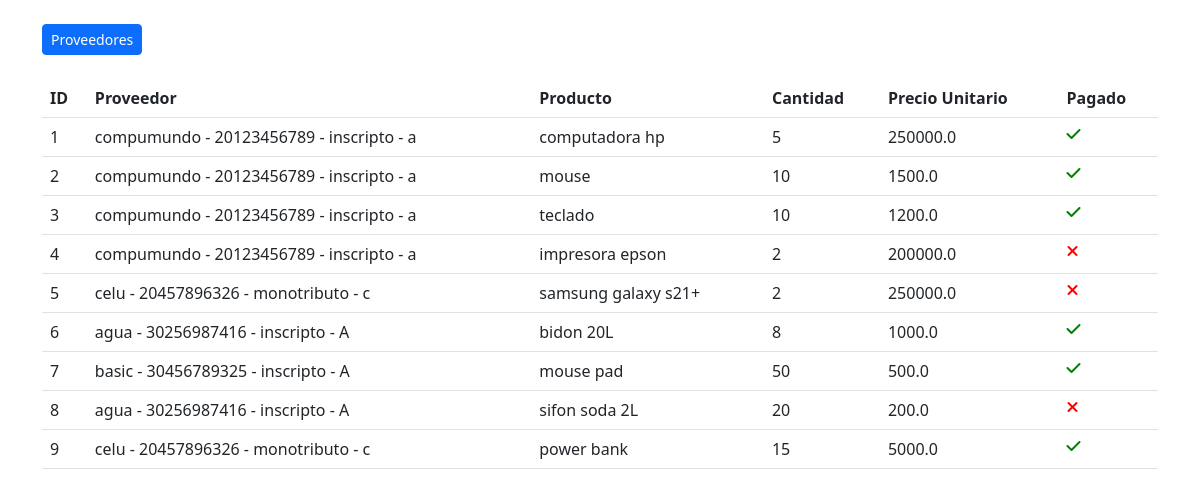
/proveedores/lista_compras/, run on the app's committed database.
### proveedores/models.py (models this page shows, shortened)
class Compra(models.Model):
    dia = models.IntegerField(verbose_name="DD")
    mes = models.IntegerField(verbose_name="MM")
    anio = models.IntegerField(verbose_name="AAAA")
    proveedor = models.ForeignKey(Proveedor,verbose_name="Proveedor",on_delete=models.CASCADE,related_name="proveedor")
    facturaT = models.ForeignKey(Proveedor,verbose_name="Tipo Factura",on_delete=models.CASCADE,related_name="facturat")
    facturaN = models.IntegerField(verbose_name="N° Factura", null=False)
    producto = models.CharField(verbose_name="Producto", null=False,max_length=50)
    cantidad = models.IntegerField(verbose_name="Cantidad", null=False)
    precio_unitario = models.FloatField(verbose_name="Precio Unitario", default = 0)
    estado = models.BooleanField(verbose_name="Estado", default=False)

class Proveedor(models.Model):
    nombre = models.CharField(verbose_name="Nombre",max_length=50)
    direccion = models.CharField(verbose_name="Direccion",max_length=500)
    telefono = models.IntegerField(verbose_name="Telefono")
    email = models.EmailField(verbose_name="Email", null= False)
    cuil = models.IntegerField(verbose_name="CUIL",unique=True)
    responsable = models.CharField(verbose_name="responsable", null= False,max_length=50)
    facturaT = models.CharField(verbose_name="Tipo Factura", max_length = 5, null= False)
    rubro = models.CharField(verbose_name="Rubro", null=False,max_length=50)
    estado = models.BooleanField(verbose_name="Estado",default=True)
    def __str__(self):
        return f"{self.nombre} - {self.cuil} - {self.responsable} - {self.facturaT}"

### proveedores/views.py (the view)
# urls.py: path('lista_compras/', views.lista_compras, name="lista_compras"),
def lista_compras(request):
    compras = Compra.objects.all()
    context = {
        "compras": compras
    }
    return render(request, "proveedores/lista_compras.html", context)

### proveedores/templates/proveedores/lista_compras.html (shortened to what this page needs)
{% load static %}
<link rel="stylesheet" href="">
 <link rel="stylesheet" href="" />
 <link rel="stylesheet" href="https://cdnjs.cloudflare.com/ajax/libs/font-awesome/6.2.1/css/all.min.css" />
 <link rel="stylesheet" href="https://cdn.jsdelivr.net/npm/bootstrap@5.2.3/dist/css/bootstrap.min.css" />
 <link href="https://cdn.datatables.net/1.13.4/css/dataTables.bootstrap5.min.css" rel="stylesheet"/>
 <link href="https://cdn.datatables.net/buttons/2.3.6/css/buttons.bootstrap5.min.css" rel="stylesheet"/>
<div class="cabecera">
    <div class="container mt-4" id="tabla">
        <div class="row">
            <div class="col-sm-12 col-md-12 col-lg-12 col-xl-12">
                <a href="{% url 'lista_proveedores' %}" id="nuevo"><button class='btn btn-sm btn-primary'>Proveedores</button></a>
                <br><br>
                <div class="table-responsive" id="div1">
                    <table id="listado" class="table">
                        <thead>
                            <tr>
                                <th>ID</th>
                                <th>Proveedor</th>
                                <th>Producto</th>
                                <th>Cantidad</th>
                                <th>Precio Unitario</th>
                                <th>Pagado</th>
                            </tr>
                        </thead>
                        <tbody>
                            {% for compra in compras %}
                            <tr>
                                <td>{{compra.id}}</td>
                                <td>{{compra.proveedor}}</td>
                                <td>{{compra.producto}}</td>
                                <td>{{compra.cantidad}}</td>
                                <td>{{compra.precio_unitario}}</td>
                                {% if compra.estado %}
                                    <td><a href="{% url 'desactivar_compra' compra.id %}"><i class='fa-solid fa-check' style='color: green;'></a></td>
                                {% else %}
                                    <td><a href="{% url 'activar_compra' compra.id %}"><i class='fa-solid fa-xmark' style='color: red;'></a></td>
                                {% endif %}
                            </tr>
                            {% endfor %}
                        </tbody>
                    </table>
                </div>
            </div>
        </div>
    </div>
</div>

### data on the page
Compra: id "1", proveedor "compumundo - 20123456789 - inscripto - a", producto "computadora hp", cantidad "5", precio_unitario "250000.0", estado True (drawn)
Compra: id "2", proveedor "compumundo - 20123456789 - inscripto - a", producto "mouse", cantidad "10", precio_unitario "1500.0", estado True (drawn)
Compra: id "3", proveedor "compumundo - 20123456789 - inscripto - a", producto "teclado", cantidad "10", precio_unitario "1200.0", estado True (drawn)
Compra: id "4", proveedor "compumundo - 20123456789 - inscripto - a", producto "impresora epson", cantidad "2", precio_unitario "200000.0", estado False (drawn)
Compra: id "5", proveedor "celu - 20457896326 - monotributo - c", producto "samsung galaxy s21+", cantidad "2", precio_unitario "250000.0", estado False (drawn)
Compra: id "6", proveedor "agua - 30256987416 - inscripto - A", producto "bidon 20L", cantidad "8", precio_unitario "1000.0", estado True (drawn)
Compra: id "7", proveedor "basic - 30456789325 - inscripto - A", producto "mouse pad", cantidad "50", precio_unitario "500.0", estado True (drawn)
Compra: id "8", proveedor "agua - 30256987416 - inscripto - A", producto "sifon soda 2L", cantidad "20", precio_unitario "200.0", estado False (drawn)
Compra: id "9", proveedor "celu - 20457896326 - monotributo - c", producto "power bank", cantidad "15", precio_unitario "5000.0", estado True (drawn)
